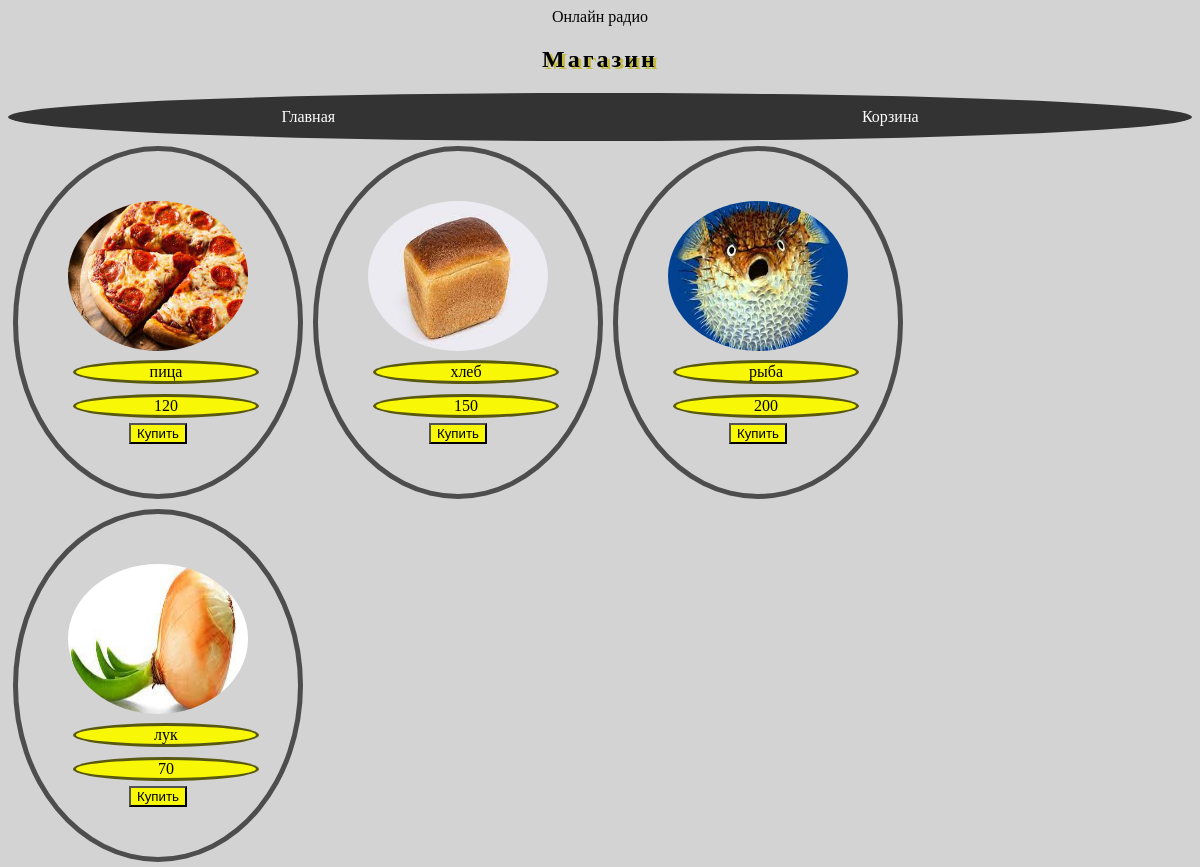
The page / on the database its author committed.
### app/models.py (models this page shows, shortened)
class Tovar(models.Model):
    name = models.CharField(max_length=50, verbose_name='Название')
    price = models.IntegerField(verbose_name='Цена')
    image = models.CharField(max_length=500, verbose_name='Картинка')
    discount = models.FloatField(default=1, verbose_name='Скидка')

### app/views.py (the view)
# urls.py: path('',views.index, name='home'),
def index(req):
    items = Tovar.objects.all()
    data = {'tovar': items}
    return render(req, 'index.html', data)

### templates/index.html (shortened to what this page needs)
<!DOCTYPE html>
{% load static %}
<html lang="ru">
<head>
    <link rel="stylesheet" href="{% static '1.css' %}">
</head>
<body>
<div id="radiobells_container"><a id="RP_link">Онлайн радио</a>
</div>
<link href="https://www.radiobells.com/script/style.css" type="text/css" rel="stylesheet"/>
<h2>Магазин</h2>
<header>
    <a href="{% url 'home' %}">Главная</a>
    <a href="{% url 'tocart' %}">Корзина</a>
</header>
<main>
    {% for one in tovar %}
        <div class="cart">
            <img src="{% static one.image %}" alt="">
            <p>{{ one.name }}</p>
            <p>{{ one.price }}</p>
            <a href="{% url 'buy' one.id %}">
                <button>Купить</button>
            </a>
        </div>
    {% endfor %}
</main>
</body>
</html>

### app/static/1.css (style rules this page uses)
body { text-align: center; background-color: lightgray; background-repeat: no-repeat; background-size: cover; background-attachment: fixed; background-image: url('https://img.freepik.com/premium-psd/the-word-shop-on-a-white-background_860028-28.jpg'); }
header { background-color: #333; padding: 10px; display: flex; justify-content: space-around; border-radius: 50%; }
header a { color: #fff; text-decoration: none; padding: 5px 10px; border-radius: 5px; }
div.cart,p { margin: 5px; border: 3px solid rgba(21, 21, 21, 0.7); float: left; width: 180px; border-radius: 50%; }
div.cart { border: 5px solid rgba(21, 21, 21, 0.7); border-radius: 50%; }
div.cart img { width: 100%; height: 150px; border-radius: 50%; }
div.cart { padding: 50px; text-align: center; }
button,p { background-color: #f8f806; }
h2 { text-shadow: 3px 2px #c5bb43; letter-spacing: 3px; }

### rows shown on the page
Tovar: image (picture), name "пица", price "120"
Tovar: image (picture), name "хлеб", price "150"
Tovar: image (picture), name "рыба", price "200"
Tovar: image (picture), name "лук", price "70"
